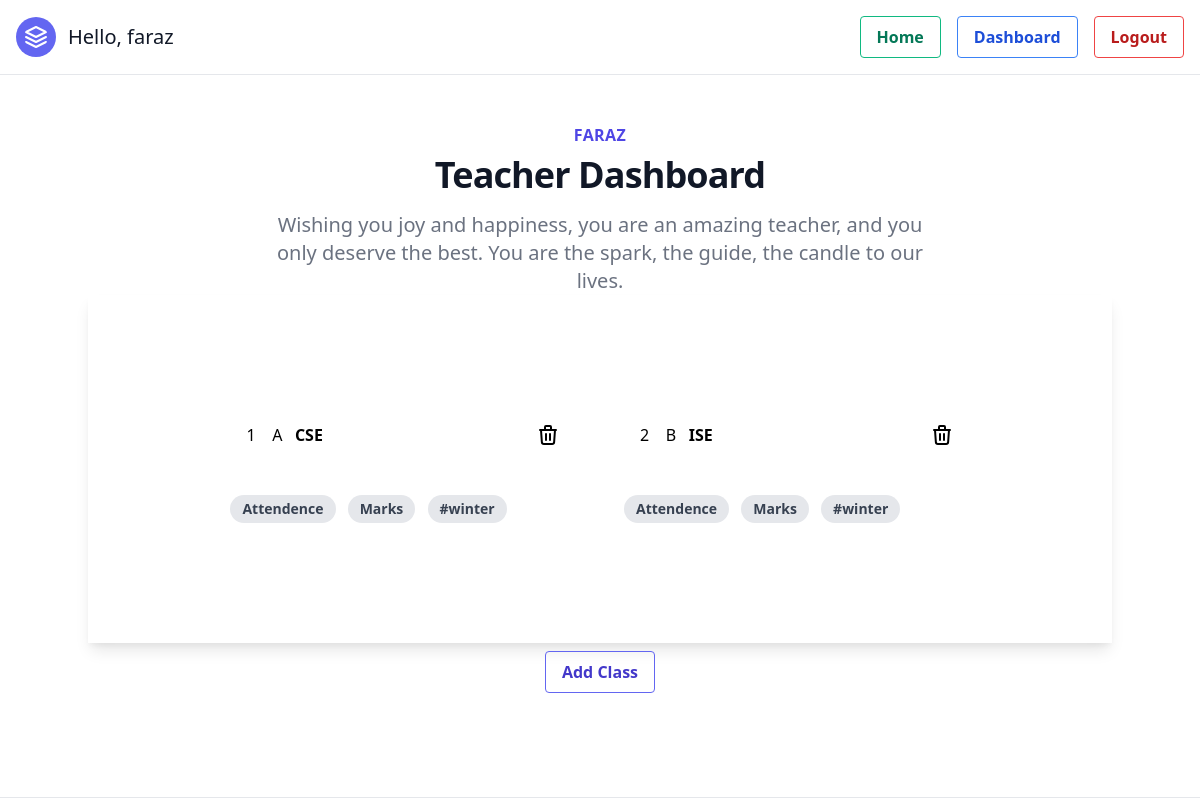
The app's page /dashboard/ (signed in) with its own data.
### attendence/models.py (models this page shows, shortened)
class Teacher(models.Model):
    user = models.OneToOneField(User, on_delete=models.CASCADE)
    name = models.CharField(max_length=200, null=True, blank=True)
    department = models.CharField(max_length=200, null=True, blank=True)
    your_favorite_quote = models.TextField(null=True, blank=True)
    def __str__(self):
        return str(self.name)

class Class(models.Model):
    branc = (
        ('CSE', 'CSE'),
        ('ISE', 'ISE'),
        ('Civil', 'Civil'),
        ('ME', 'ME'),
        ('Aeronautical', 'Aeronautical'),
        ('ECE', 'ECE'),
        ('Aerospace', 'Aerospace'),
    )
    sem = (
        (1, 1), (2, 2), (3, 3), (4, 4), (5, 5), (6, 6), (7, 7), (8, 8),
    )
    section = (
        ('A', 'A'), ('B', 'B'), ('C', 'C'), ('D', 'D'),
    )
    teacher = models.ForeignKey(Teacher, on_delete=models.CASCADE)
    branch = models.CharField(
        max_length=200, choices=branc, null=True, blank=False)
    sem = models.IntegerField(choices=sem, null=True, blank=False)
    sec = models.CharField(
        max_length=200, choices=section, null=True, blank=False)
    subject = models.CharField(max_length=200, null=True, blank=True)

### attendence/views.py (the view)
# urls.py: path('dashboard/', views.dashboard, name='dashboard-page'),
@login_required
def dashboard(request):
    try:
        teacher = Teacher.objects.filter(user=request.user)
        clss = Class.objects.filter(teacher=request.user.teacher)
    except:
        return redirect('student-dashboard-page')
    teacher = request.user.teacher
    context = {
        'teacher': teacher,
        'clss': clss,
    }
    return render(request, 'attendence/dashboard.html', context)

### attendence/templates/attendence/dashboard.html (shortened to what this page needs)
{% extends 'attendence/partials/base.html' %}
{% block content %}
<div class="py-12 bg-white">
    <div class="max-w-7xl mx-auto px-4 sm:px-6 lg:px-8">
        <div class="lg:text-center">
            <h2 class="text-base text-indigo-600 font-semibold tracking-wide uppercase">{{teacher}}</h2>
            <p class="mt-2 text-3xl leading-8 font-extrabold tracking-tight text-gray-900 sm:text-4xl">
                Teacher Dashboard
            </p>
            <p class="mt-4 max-w-2xl text-xl text-gray-500 lg:mx-auto">
                Wishing you joy and happiness, you are an amazing teacher, and you only deserve the best. You are the spark, the guide, the candle to our lives.
            </p>
        </div>
<div class="container px-5 py-24 mx-auto shadow-lg">
<div class="flex flex-wrap lg:w-4/5 sm:mx-auto sm:mb-2 -mx-2">
    {% for cls in clss %}
    <div class="rounded overflow-hidden shadow-lgp-2 sm:w-1/2 w-full">
      <div class="px-6 py-4" >
        <div class="rounded flex p-4 h-full items-center">
            <div style="width: 100%;">{{cls.sem}} &nbsp;&nbsp; {{cls.sec}}  <b class="uppercase" >&nbsp;&nbsp;{{cls.branch}}</b>
            </div>
            <a href="{% url 'remove-class-page' brnch=cls.branch sem=cls.sem sec=cls.sec %}" ><svg xmlns="http://www.w3.org/2000/svg" class="h-6 w-6" fill="none" viewBox="0 0 24 24" stroke="currentColor">
            <path stroke-linecap="round" stroke-linejoin="round" stroke-width="2" d="M19 7l-.867 12.142A2 2 0 0116.138 21H7.862a2 2 0 01-1.995-1.858L5 7m5 4v6m4-6v6m1-10V4a1 1 0 00-1-1h-4a1 1 0 00-1 1v3M4 7h16" /></svg>
            </a>
            </div>
      </div>
      <div class="px-6 pt-4 pb-2">
        <span class="inline-block bg-gray-200 rounded-full px-3 py-1 text-sm font-semibold text-gray-700 mr-2 mb-2"><a href="{% url 'attendence-page' brnch=cls.branch sem=cls.sem sec=cls.sec %}">Attendence</a></span>
        <span class="inline-block bg-gray-200 rounded-full px-3 py-1 text-sm font-semibold text-gray-700 mr-2 mb-2"><a href="{% url 'marks-student-page' brnch=cls.branch sem=cls.sem sec=cls.sec %}">Marks </a></span>
        <span class="inline-block bg-gray-200 rounded-full px-3 py-1 text-sm font-semibold text-gray-700 mr-2 mb-2">#winter</span>
      </div>
    </div>
    {% endfor %}
</div>
</div>
<div class="p-2 w-full">
                  <button type="submit"
                  class="flex mx-auto bg-transparent hover:bg-indigo-500 text-indigo-700 font-semibold hover:text-white py-2 px-4 border border-indigo-500 hover:border-transparent rounded">
                  <a href="{% url 'add-class-page' %}">Add Class</a>
              </button>
            </div>
</div>
</div>
<br><br>
{% endblock content %}

### attendence/templates/attendence/partials/navbar.html (shortened to what this page needs)
<!DOCTYPE html>
<html lang="en">
<head>
  <link rel="stylesheet" href="https://rsms.me/inter/inter.css">
</head>
  <header class="border-b md:flex md:items-center md:justify-between p-4 pb-0 shadow-lg md:pb-4">
    <a class="flex title-font font-medium items-center text-gray-900 mb-4 md:mb-0">
      <svg xmlns="http://www.w3.org/2000/svg" fill="none" stroke="currentColor" stroke-linecap="round" stroke-linejoin="round" stroke-width="2" class="w-10 h-10 text-white p-2 bg-indigo-500 rounded-full" viewBox="0 0 24 24">
        <path d="M12 2L2 7l10 5 10-5-10-5zM2 17l10 5 10-5M2 12l10 5 10-5"></path>
      </svg>
      <span class="ml-3 text-xl">Hello, {{request.user}}</span>
    </a>
    {% if user.is_authenticated %}
    <ul class="list-reset md:flex md:items-center">
        <li class="md:ml-4">
          {% if request.path in '/' %}
          <a href="{% url 'home-page' %}"><button class="bg-transparent hover:bg-green-500 text-green-700 font-semibold hover:text-white py-2 px-4 border border-green-500 hover:border-transparent rounded">
            Home
          </button></a>
          {% else %}
          <a href="{% url 'home-page' %}"><button class="bg-transparent hover:bg-green-500 text-green-700 font-semibold hover:text-white py-2 px-4 border border-green-500 hover:border-transparent rounded">
            Home
          </button></a>
          {% endif %}
        </li>
        <li class="md:ml-4">
          {% if '/dashboard' in request.path %}
          <a href="{% url 'dashboard-page' %}"><button class="bg-transparent hover:bg-blue-500 text-blue-700 font-semibold hover:text-white py-2 px-4 border border-blue-500 hover:border-transparent rounded">
            Dashboard
          </button></a>
          {% else %}
          <a href="{% url 'dashboard-page' %}"><button class="bg-transparent hover:bg-blue-500 text-blue-700 font-semibold hover:text-white py-2 px-4 border border-blue-500 hover:border-transparent rounded">
            Dashboard
          </button></a>
          {% endif %}
        </li>
        <li class="md:ml-4">
          <a href="{% url 'logout-page' %}"><button class="bg-transparent hover:bg-red-500 text-red-700 font-semibold hover:text-white py-2 px-4 border border-red-500 hover:border-transparent rounded">
            Logout
          </button></a>
        </li>
      </ul>
    {% endif %}
  </header>
</html>

### records on screen
Teacher: name "FARAZ"
Class: sem "1", sec "A", branch "CSE"
Class: sem "2", sec "B", branch "ISE"

### other values on screen
{{ request.user }} "faraz"
